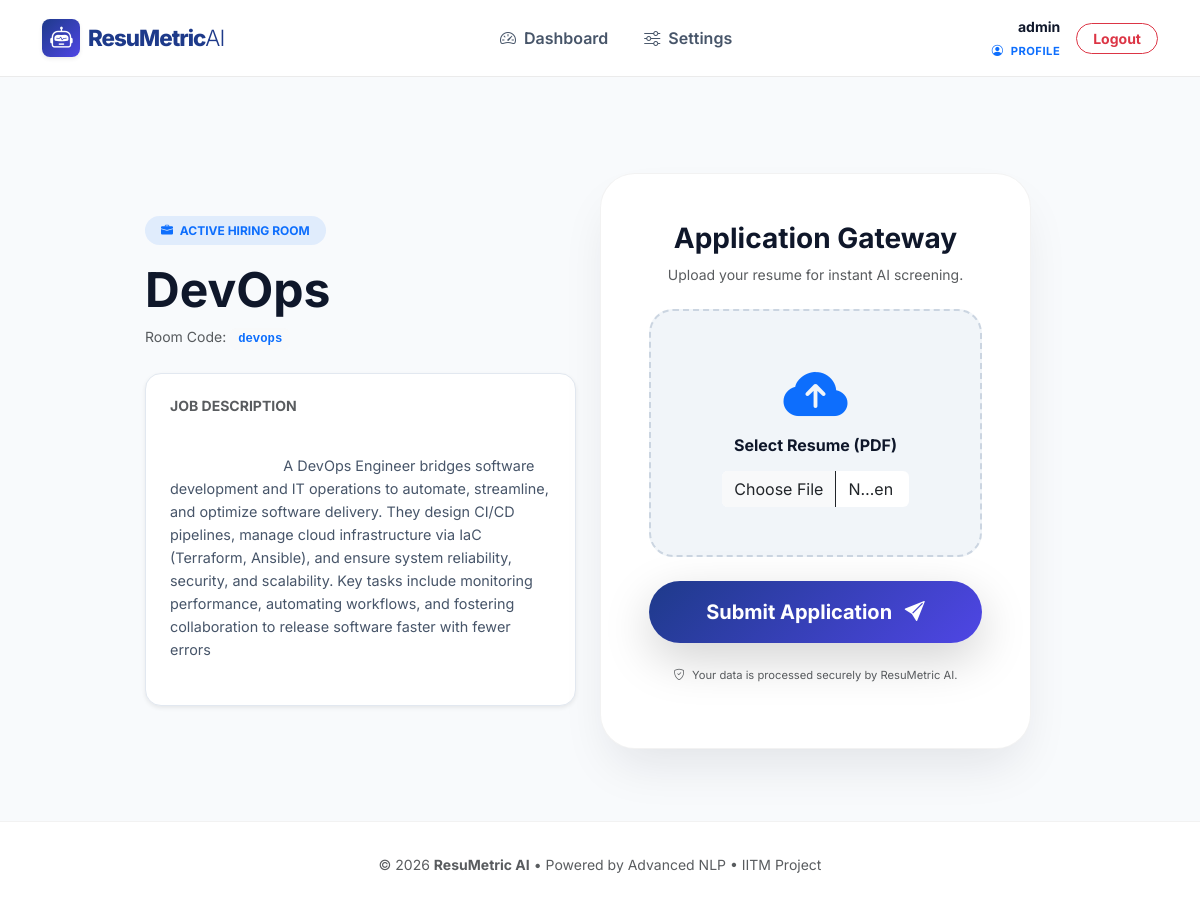
The app's page /room/devops/ (signed in) with its own data.
### screening/models.py (models this page shows, shortened)
class RecruiterRoom(models.Model):
    created_by = models.ForeignKey(User, on_delete=models.CASCADE)
    name = models.CharField(max_length=255)
    slug = models.SlugField(unique=True)
    jd_text = models.TextField()
    expires_at = models.DateTimeField(null=True, blank=True)
    created_at = models.DateTimeField(auto_now_add=True)
    skill_weight = models.IntegerField(default=40)
    experience_weight = models.IntegerField(default=60)
    keyword_sensitivity = models.CharField(
        max_length=3,
        choices=[('STR', 'Strict'), ('FLX', 'Flexible')],
        default='FLX'
    )
    is_active = models.BooleanField(default=True)

### screening/views.py (the view, shortened to what this page needs)
# urls.py: path('room/<slug:slug>/', room_detail, name='room_detail'),
@login_required
def room_detail(request, slug):
    room = get_object_or_404(RecruiterRoom, slug=slug)
    if request.user.profile.role == 'RECRUITER':
        submissions = room.submissions.all().order_by('-score')
        return render(request, 'screening/room_admin.html', {'room': room, 'submissions': submissions})
    submission = ResumeSubmission.objects.filter(room=room, candidate=request.user).first()
    return render(request, 'screening/room_detail.html', {'room': room})

### screening/templates/screening/room_detail.html (shortened to what this page needs)
{% extends 'base.html' %}
{% block content %}
<div class="gateway-viewport">
    <div class="container h-100 d-flex align-items-center">
        <div class="row g-4 w-100 justify-content-center">
            <div class="col-lg-5 d-flex flex-column justify-content-center">
                <div class="jd-card animate__animated animate__fadeInLeft">
                    <span class="badge rounded-pill bg-primary bg-opacity-10 text-primary px-3 py-2 fw-bold mb-3">
                        <i class="bi bi-briefcase-fill me-1"></i> ACTIVE HIRING ROOM
                    </span>
                    <h1 class="display-5 fw-bold text-slate-900 mb-2">{{ room.name }}</h1>
                    <p class="text-muted small">Room Code: <code class="bg-light px-2 py-1 rounded text-primary fw-bold">{{ room.slug }}</code></p>
                    <div class="jd-content-box mt-4 p-4 rounded-4 shadow-sm">
                        <h6 class="fw-bold text-uppercase text-muted small mb-3">Job Description</h6>
                        <div class="jd-scroll-area">
                            {{ room.jd_text }}
                        </div>
                    </div>
                </div>
            </div>
            <div class="col-lg-5">
                <div class="upload-card shadow-2xl animate__animated animate__fadeInRight">
                    <div class="p-5 text-center">
                        <div class="mb-4">
                            <h3 class="fw-bold text-slate-900">Application Gateway</h3>
                            <p class="text-muted small">Upload your resume for instant AI screening.</p>
                        </div>
                        <form method="POST" enctype="multipart/form-data" id="submissionForm" onsubmit="startLoading()">
                            <div class="drop-zone p-5 mb-4" id="dropZone">
                                <i class="bi bi-cloud-arrow-up-fill display-3 text-primary mb-3"></i>
                                <h6 class="fw-bold mb-1">Select Resume (PDF)</h6>
                                <input type="file" name="resume" class="form-control mt-3 mx-auto shadow-none border-0" accept=".pdf" required style="width: 80%;">
                            </div>
                            <button type="submit" id="submitBtn" class="btn btn-primary btn-lg w-100 py-3 rounded-pill shadow-lg fw-bold border-0">
                                <span id="btnText">Submit Application <i class="bi bi-send-fill ms-2"></i></span>
                            </button>
                        </form>
                        <p class="text-muted x-small mt-4">
                            <i class="bi bi-shield-check me-1"></i> Your data is processed securely by ResuMetric AI.
                        </p>
                    </div>
                </div>
            </div>
        </div>
    </div>
</div>
{% endblock %}

### templates/base.html (shortened to what this page needs)
<!DOCTYPE html>
<html lang="en">
<head>
    <link rel="stylesheet" href="https://cdn.jsdelivr.net/npm/bootstrap-icons@1.11.1/font/bootstrap-icons.css">
    <link href="https://cdn.jsdelivr.net/npm/bootstrap@5.3.0/dist/css/bootstrap.min.css" rel="stylesheet">
</head>
<body>
    <nav class="navbar navbar-expand-lg">
        <div class="container">
            <a class="navbar-brand d-flex align-items-center" href="{% url 'landing' %}">
                <div class="rounded-3 p-2 me-2 d-flex align-items-center justify-content-center shadow-sm"
                    style="width: 38px; height: 38px; background: linear-gradient(135deg, var(--primary-blue), var(--ai-indigo));">
                    <i class="bi bi-robot text-white"></i>
                </div>
                ResuMetric <span class="fw-light">AI</span>
            </a>
            <div class="collapse navbar-collapse" id="navbarNav">
                <ul class="navbar-nav mx-auto align-items-center">
                    {% if user.is_authenticated %}
                        {% if user.profile.role == 'RECRUITER' or user.is_staff %}
                            <li class="nav-item">
                                <a class="nav-link {% if request.resolver_match.url_name == 'dashboard' %}active-nav{% endif %}"
                                   href="{% url 'dashboard' %}">
                                    <i class="bi bi-speedometer2 me-1"></i> Dashboard
                                </a>
                            </li>
                            <li class="nav-item">
                                <a class="nav-link {% if request.resolver_match.url_name == 'recruiter_settings_view' %}active-nav{% endif %}"
                                   href="{% url 'recruiter_settings_view' %}">
                                    <i class="bi bi-sliders me-1"></i> Settings
                                </a>
                            </li>
                        {% endif %}
                    {% else %}
                        <a class="nav-link" href="{% url 'home_ats_checker' %}">ATS Checker</a>
                        <a class="nav-link" href="{% url 'login' %}">Login</a>
                    {% endif %}
                </ul>
                <div class="navbar-nav align-items-center">
                    {% if user.is_authenticated %}
                        <div class="d-none d-lg-block text-end me-3">
                            <div class="small fw-bold text-slate-900">{{ user.username }}</div>
                            <a href="{% url 'recruiter_setup' %}" class="x-small text-primary text-uppercase fw-bold text-decoration-none ls-1">
                                <i class="bi bi-person-circle me-1"></i> Profile
                            </a>
                        </div>
                        <form action="{% url 'logout' %}" method="post" class="d-inline">
                            <button type="submit" class="btn btn-sm btn-outline-danger px-3 rounded-pill fw-bold transition-lively">Logout</button>
                        </form>
                    {% else %}
                        <a class="btn btn-primary ms-lg-2" href="{% url 'register' %}">Get Started</a>
                    {% endif %}
                </div>
            </div>
        </div>
    </nav>
    <main class="main-content">
        <div class="container">
            {% block content %}
            {% endblock %}
        </div>
    </main>
    <footer>
        <div class="container text-center">
            <p class="text-muted small mb-0">
                &copy; 2026 <strong>ResuMetric AI</strong> • Powered by Advanced NLP • IITM Project
            </p>
        </div>
    </footer>
</body>
</html>

### templates/base.html (style rules this page uses)
:root { --primary-blue: #1E3A8A; --ai-indigo: #4F46E5; --electric-blue: #3b82f6; --success-green: #16A34A; --slate-900: #0f172a; --slate-600: #475569; --soft-bg: #f8fafc; }
body { background-color: var(--soft-bg); font-family: 'Inter', sans-serif; color: var(--slate-900); min-height: 100vh; display: flex; flex-direction: column; }
.navbar { background: rgba(255, 255, 255, 0.9) !important; backdrop-filter: blur(12px); border-bottom: 1px solid rgba(0, 0, 0, 0.08) !important; padding: 14px 0; position: sticky; top: 0; z-index: 1000; }
.navbar-brand { font-weight: 800; color: var(--primary-blue) !important; letter-spacing: -1px; font-size: 1.4rem; }
.nav-link { color: var(--slate-600) !important; font-weight: 600; margin: 0 10px; transition: all 0.3s ease; position: relative; }
.btn-primary { background: linear-gradient(135deg, var(--primary-blue), var(--ai-indigo)); border: none; padding: 10px 24px; border-radius: 12px; font-weight: 600; transition: all 0.3s ease; }
.main-content { flex: 1; padding-top: 1.5rem; }
.x-small { font-size: 0.7rem; }
.ls-1 { letter-spacing: 0.5px; }
footer { background: white; padding: 2rem 0; margin-top: auto; border-top: 1px solid rgba(0, 0, 0, 0.05); }

### screening/templates/screening/room_detail.html (style rules this page uses)
html, body { height: 100%; overflow: hidden !important; background: #f8fafc; }
.gateway-viewport { height: 90vh; display: flex; align-items: center; }
.text-slate-900 { color: #0f172a; }
.shadow-2xl { box-shadow: 0 25px 50px -12px rgba(15, 23, 42, 0.1); }
.x-small { font-size: 0.7rem; }
.jd-content-box { background: white; border: 1px solid #e2e8f0; border-radius: 24px; }
.jd-scroll-area { height: 250px; overflow-y: auto; white-space: pre-wrap; font-size: 0.9rem; line-height: 1.6; color: #475569; }
.upload-card { background: white; border-radius: 35px; border: 1px solid rgba(0,0,0,0.05); }
.drop-zone { background: #f1f5f9; border: 2px dashed #cbd5e1; border-radius: 24px; transition: 0.3s; }
.btn-primary { background: linear-gradient(135deg, #1E3A8A, #4F46E5); }

### records on screen
RecruiterRoom: name "DevOps", slug "devops", jd_text "A DevOps Engineer bridges software development and IT operations to automate, streamline, and optimize software delivery. They design CI/CD pipelines, manage cloud infrastructure via IaC (Terraform, Ansible), and ensure system reliability, security, and scalability. Key tasks include monitoring performance, automating workflows, and fostering collaboration to release software faster with fewer errors…"

### other values on screen
{{ user.username }} "admin"
